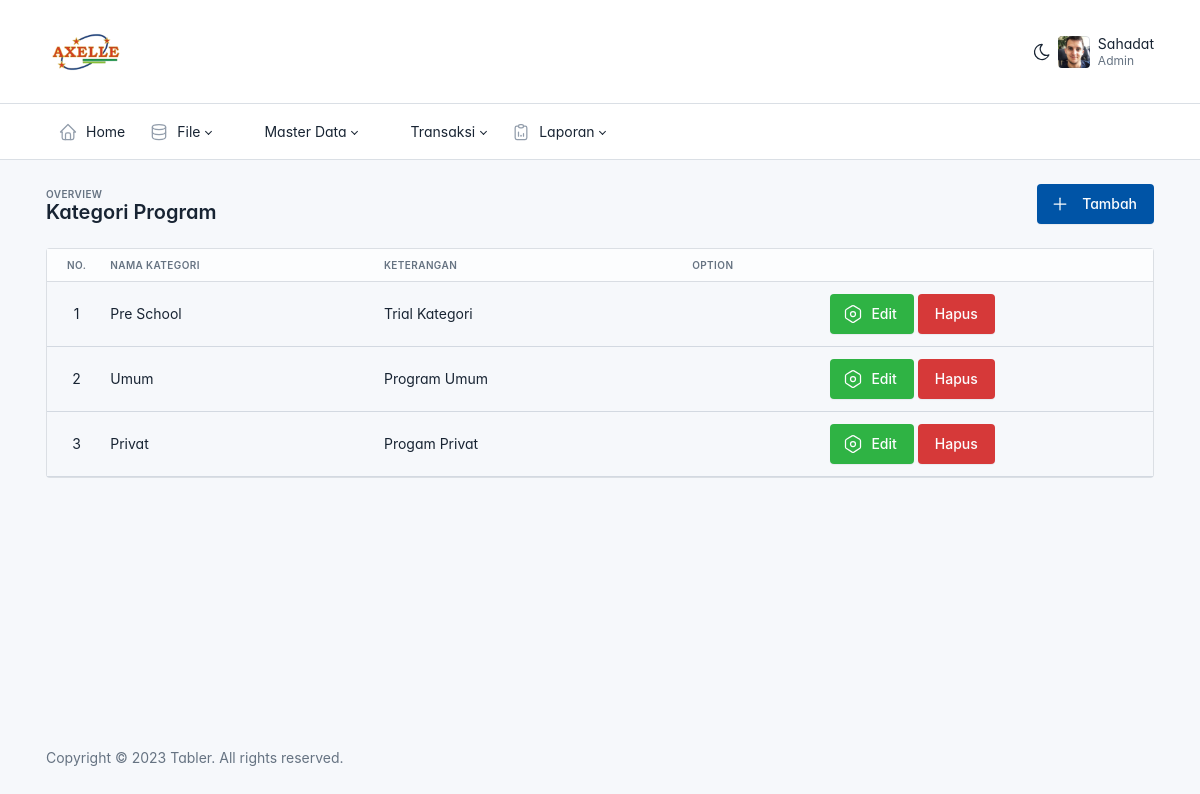
The page /admin/index.php?q=kategori&m=a (signed in) on the database its author committed.
### tables this page shows
CREATE TABLE `menu` (
  `id` int NOT NULL,
  `nama` varchar(50) NOT NULL,
  `icon` varchar(500) NOT NULL
);

CREATE TABLE `kategori_program` (
  `kdkatprgm` varchar(50) NOT NULL,
  `nmkatprgm` varchar(50) NOT NULL,
  `ketkatprgm` varchar(150) NOT NULL
);

### admin/kategori.php (the view, shortened to what this page needs)
<div class="page-header d-print-none">
    <div class="container-xl">
        <div class="row g-2 align-items-center">
            <div class="col">
                <div class="page-pretitle">
                    Overview
                </div>
                <h2 class="page-title">
                    Kategori Program
                </h2>
            </div>
            <div class="col-auto ms-auto d-print-none">
                <div class="btn-list">
                    <a href="#" class="btn btn-primary d-none d-sm-inline-block" data-bs-toggle="modal" data-bs-target="#modal-add" title="Tambah Kategori" data-bs-toggle="tooltip"
		   data-bs-placement="bottom">
                        <svg xmlns="http://www.w3.org/2000/svg" class="icon" width="24" height="24" viewBox="0 0 24 24" stroke-width="2" stroke="currentColor" fill="none" stroke-linecap="round" stroke-linejoin="round">
                            <path stroke="none" d="M0 0h24v24H0z" fill="none" />
                            <path d="M12 5l0 14" />
                            <path d="M5 12l14 0" />
                        </svg>
                        Tambah
                    </a>
                </div>
            </div>
        </div>
    </div>
</div>
<div class="page-body">
    <div class="container-xl">
        <div class="row row-deck row-cards">
            <div class="col-12">
                <div class="card">
                    <div class="table-responsive">
                        <table class="table card-table table-vcenter text-nowrap datatable">
                            <thead>
                                <tr>
                                    <th class="w-1">
                                        No.
                                    </th>
                                    <th>Nama Kategori</th>
                                    <th>Keterangan</th>
                                    <th>Option</th>
                                </tr>
                            </thead>
                            <tbody>
                                <?php
                                $no = 0;
                                $qdata = mysqli_query($kon, "SELECT * FROM kategori_program");
                                while ($data = mysqli_fetch_array($qdata)) {
                                    $no++;
                                ?>
                                    <tr>
                                        <td class="text-center"><?php echo $no; ?></td>
                                        <td><?php echo ucwords($data["nmkatprgm"]); ?></td>
                                        <td><?php echo ucwords($data["ketkatprgm"]); ?></td>
                                        <td style="text-align:center;">
                                            <button type="button" class="btn btn-success"data-bs-toggle="modal"  data-bs-target="#modal-edit<?php echo $data["kdkatprgm"]; ?>">
                                                Edit
                                            </button>
                                            <button onclick="confirmationHapusData('hapuskategori.php?id=<?php echo $data['kdkatprgm']; ?>')" class="btn btn-danger">
                                                Hapus
                                            </button>
                                        </td>
                                    </tr>
                                <?php
                                }
                                ?>
                            </tbody>
                        </table>
                    </div>
                </div>
            </div>
        </div>
    </div>
</div>

### admin/menu.php (shortened to what this page needs)
<header class="navbar-expand-md">
    <div class="collapse navbar-collapse" id="navbar-menu">
        <div class="navbar">
            <div class="container-xl">
                <ul class="navbar-nav">
                    <li class="nav-item">
                        <a class="nav-link" href="index.php">
                            <span class="nav-link-icon d-md-none d-lg-inline-block">
                            </span>
                            <span class="nav-link-title">
                                Home
                            </span>
                        </a>
                    </li>
                    <li class="nav-item dropdown">
                        <a class="nav-link dropdown-toggle" href="#navbar-base" data-bs-toggle="dropdown" data-bs-auto-close="outside" role="button" aria-expanded="false">
                            <span class="nav-link-icon d-md-none d-lg-inline-block">
                            </span>
                            <span class="nav-link-title">
                                File
                            </span>
                        </a>
                    </li>
                    <?php
                        $dmenu = mysqli_query($kon, "SELECT * FROM menu");
                        while ($menu    = mysqli_fetch_array($dmenu)) {
                            $idmenu     = $menu['id'];
                            $submenu    = mysqli_query($kon,"select * from submenu where idmaster='$idmenu'");
                            $hassubmenu     = mysqli_num_rows($submenu);
                            ?>
                                <li class="nav-item dropdown">
                                    <a href="#" class="nav-link <?php echo ($hassubmenu > 0) ? 'dropdown-toggle' : ''?>"  data-bs-toggle="dropdown" data-bs-auto-close="outside" role="button" aria-expanded="false">
                                        <span class="nav-link-icon d-md-none d-lg-inline-block">
                                        </span>
                                        <span class="nav-link-title">
                                            <?php echo ucwords($menu['nama'])?>
                                        </span>
                                    </a>
                                </li>
                            <?php
                        }
                    ?>
                    <li class="nav-item dropdown">
                        <a class="nav-link dropdown-toggle" href="#navbar-base" data-bs-toggle="dropdown" data-bs-auto-close="outside" role="button" aria-expanded="false">
                            <span class="nav-link-icon d-md-none d-lg-inline-block">
                            </span>
                            <span class="nav-link-title">
                                Laporan
                            </span>
                        </a>
                    </li>
                </ul>
            </div>
        </div>
    </div>
</header>

### admin/index.php (style rules this page uses)
:root { --tblr-font-sans-serif: 'Inter Var', -apple-system, BlinkMacSystemFont, San Francisco, Segoe UI, Roboto, Helvetica Neue, sans-serif; }
body { font-feature-settings: "cv03", "cv04", "cv11"; }

### rows shown on the page
menu: nama "Master Data"
menu: nama "Transaksi"
kategori_program: nmkatprgm "Pre School", ketkatprgm "Trial Kategori"
kategori_program: nmkatprgm "Umum", ketkatprgm "Program Umum"
kategori_program: nmkatprgm "Privat", ketkatprgm "Progam Privat"

### other values the page prints
$_SESSION['nama'] "Sahadat"
$_SESSION['level'] "Admin"
